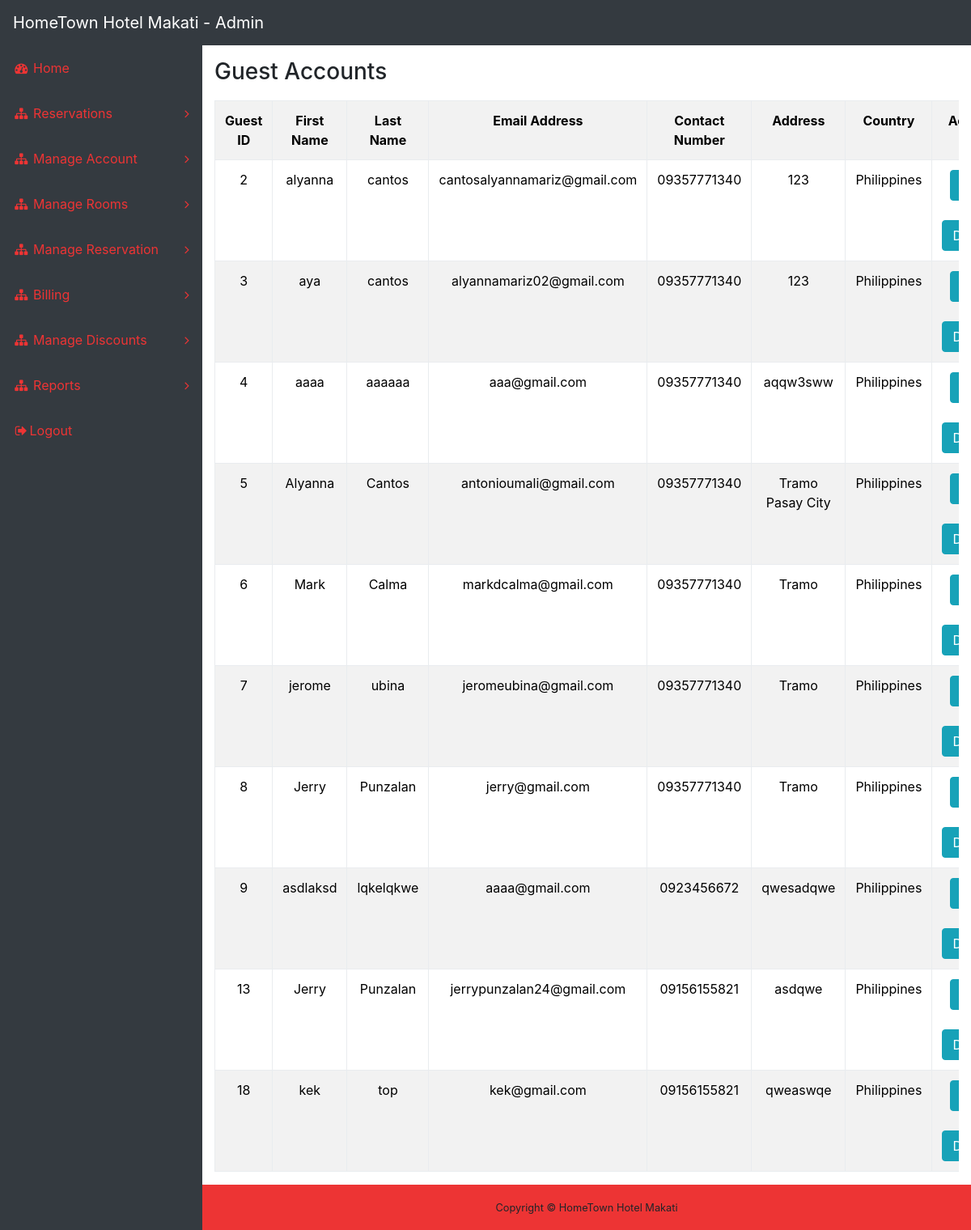
The app's page /AdminSide/guestmodify.php, older data.
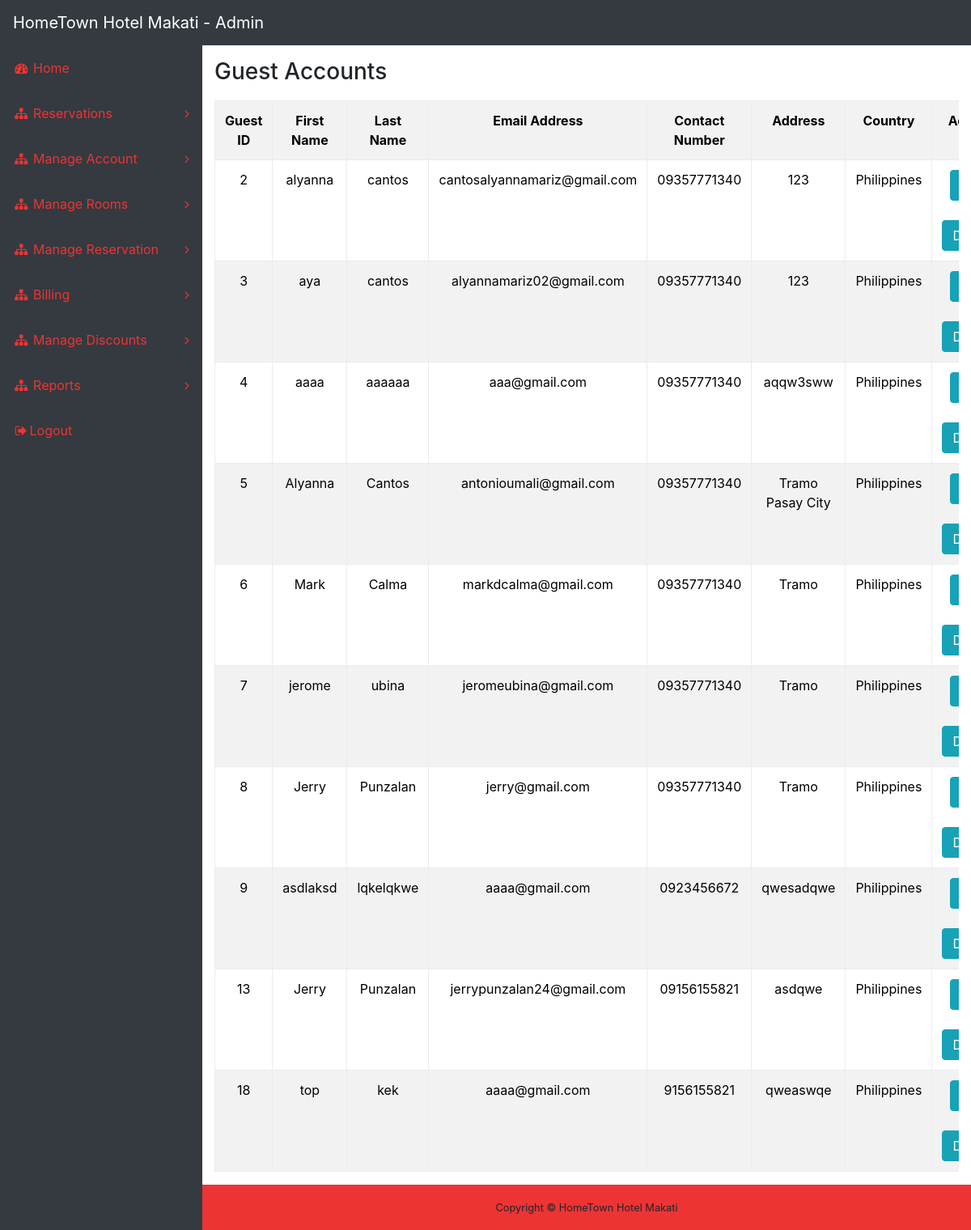
The same page, newer data.
### tables this page shows
CREATE TABLE `guest_masterfile` (
  `guest_ID` int(11) NOT NULL,
  `guest_firstname` varchar(50) NOT NULL,
  `guest_lastname` varchar(50) NOT NULL,
  `guest_email` varchar(200) NOT NULL,
  `guest_password` varchar(200) NOT NULL,
  `guest_contactNumber` text NOT NULL,
  `guest_country` varchar(200) NOT NULL,
  `guest_address` varchar(200) NOT NULL,
  `guest_code` varchar(10) NOT NULL
);

### AdminSide/guestmodify.php (the view, shortened to what this page needs)
<?php
	include_once 'headerAdmin.php';
	$sql = "SELECT * FROM guest_masterfile";
	$result = $conn->query($sql);
	if ($result->num_rows > 0) {
	    echo '<div class="container-fluid">
              <h3>Guest Accounts</h3>
				        <div class="table-responsive">
                  <table class="table table-bordered table-striped" id="dataTable" align="center">
                    <tr>
                      <th>Guest ID</th>
                      <th>First Name</th>
                      <th>Last Name</th>
                      <th>Email Address</th>
                      <th>Contact Number</th>
                      <th>Address</th>
                      <th>Country</th>
                      <th>Actions</th>
                    </tr>';
              	    while($row = $result->fetch_assoc()) {
              	        echo "<tr>
                                <td id = 'guest_id'>" . $row["guest_ID"]. "</td>
                                <td id = 'guest_firstname'>" . $row["guest_firstname"]. "</td>
                                <td id = 'guest_lastname'>" . $row["guest_lastname"]. "</td>
                                <td id = 'guest_email'>" . $row["guest_email"] . "</td>
                                <td id = 'guest_contactNumber'>" . $row["guest_contactNumber"] . "</td>
                                <td id = 'guest_address'>".$row["guest_address"] . "</td>
                                <td id = 'guest_country'>" . $row["guest_country"]."<td>
                                  <form method = 'POST' action = 'guestmodify.php'>
                                    <input type ='hidden' value = '{$row['guest_ID']}' name = 'delete_id'>
                                    <button class = 'btn btn-info btn-xs edit_data' name = 'edit' type = 'button' data-toggle='modal' data-target='#editGuestAccount'>Edit</button>
                                    <br><br>
                                    <button name = 'delete' class = 'btn btn-info btn-xs delete_data' type = 'submit'>Delete</button>
                                  </form>
                                </td>";
              	    }
                  echo "</table>
                </div>
            </div>";
	}
?>
<!DOCTYPE html>
<html lang="en">
<head>
  <link href="vendor/bootstrap/css/bootstrap.min.css" rel="stylesheet">
  <link href="vendor/font-awesome/css/font-awesome.min.css" rel="stylesheet" type="text/css">
  <link href="css/sb-admin.css" rel="stylesheet">
</head>
<body>
</body>
</html>

Row changes from the older to the newer data that the page shows:
changed guest_masterfile "top": guest_firstname "kek" → "top"; guest_lastname "top" → "kek"; guest_email "kek@gmail.com" → "aaaa@gmail.com"; guest_contactNumber "09156155821" → "9156155821"
